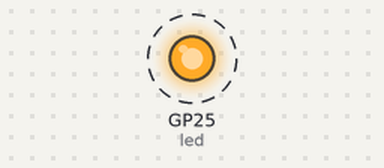
The program below on a simulated Raspberry Pi Pico running MicroPython. On the bench: output pins drawn as LEDs (lit = HIGH). Dashed ring = blinking. What the program prints to the serial console is not drawn.

Above: at 0.5 s.
Timing chart, 0 to 4.6 s (numbered marks = the images above):
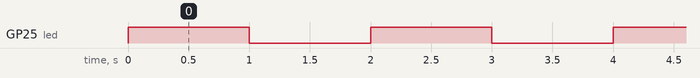

The program:

main.py
```python
# pi-pico - initial - 2026-11-05

# types of pico:
# https://www.raspberrypi.com/documentation/microcontrollers/pico-series.html#pico1

# FOR RAPID REFERENCE - board layout
# https://www.raspberrypi.com/documentation/microcontrollers/pico-series.html#layout_non-wireless


# project code: micropython - uses the main.py
from machine import Pin
from time import sleep

print("pico1 starts.")
led = Pin("LED", Pin.OUT)

while True:
    print("blick .. ")
    led.toggle()
    sleep(1)

# project code: arduino -> uses the sketch.ino
# - - - - - - - - - -
# void setup() {
#   Serial1.println("pico1 starts.");

#   pinMode(LED_BUILTIN, OUTPUT);
#   Serial1.begin(115200);
# }

# void loop() {
#   Serial1.println("blick .. ");
#   digitalWrite(LED_BUILTIN, HIGH);
#   delay(1000);
#   digitalWrite(LED_BUILTIN, LOW);
#   delay(1000);
# }
```

Measured:
- by itself, GP25 (led): alternates HIGH for 1.0 s and LOW for 1.0 s
